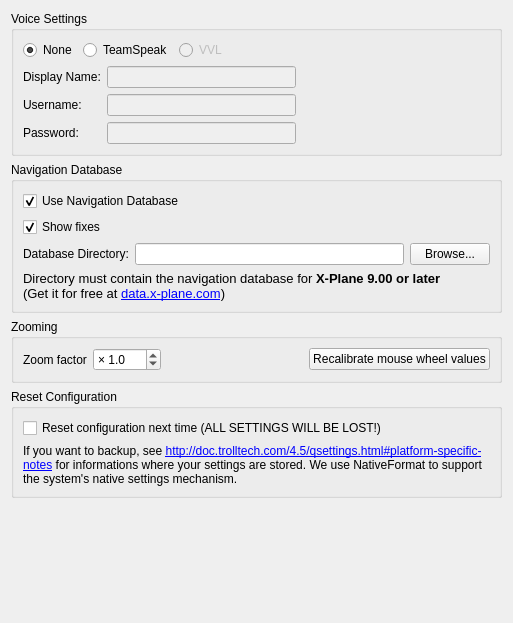
     <widget class="QWidget" name="specialTab">
      <attribute name="title">
       <string>Special</string>
      </attribute>
      <layout class="QVBoxLayout" name="verticalLayout">
       <item>
        <widget class="QGroupBox" name="groupBoxVoice">
         <property name="title">
          <string>Voice Settings</string>
         </property>
         <layout class="QGridLayout" name="_2">
          <item row="0" column="0" colspan="3">
           <layout class="QHBoxLayout" name="_3">
            <item>
             <widget class="QRadioButton" name="rbNone">
              <property name="text">
               <string>None</string>
              </property>
              <property name="checked">
               <bool>true</bool>
              </property>
             </widget>
            </item>
            <item>
             <widget class="QRadioButton" name="rbTeamSpeak">
              <property name="text">
               <string>TeamSpeak</string>
              </property>
              <property name="checked">
               <bool>false</bool>
              </property>
             </widget>
            </item>
            <item>
             <widget class="QRadioButton" name="rbVRC">
              <property name="enabled">
               <bool>false</bool>
              </property>
              <property name="toolTip">
               <string>VATSIM voice not possible due to licensing problems.</string>
              </property>
              <property name="text">
               <string>VVL</string>
              </property>
             </widget>
            </item>
            <item>
             <spacer>
              <property name="orientation">
               <enum>Qt::Horizontal</enum>
              </property>
              <property name="sizeHint" stdset="0">
               <size>
                <width>40</width>
                <height>20</height>
               </size>
              </property>
             </spacer>
            </item>
           </layout>
          </item>
          <item row="1" column="0">
           <widget class="QLabel" name="label_44">
            <property name="text">
             <string>Display Name:</string>
            </property>
            <property name="buddy">
             <cstring>editVoiceCallsign</cstring>
            </property>
           </widget>
          </item>
          <item row="1" column="1">
           <widget class="QLineEdit" name="editVoiceCallsign">
            <property name="enabled">
             <bool>false</bool>
            </property>
           </widget>
          </item>
          <item row="2" column="0">
           <widget class="QLabel" name="label_45">
            <property name="text">
             <string>Username:</string>
            </property>
            <property name="buddy">
             <cstring>editVoiceUser</cstring>
            </property>
           </widget>
          </item>
          <item row="2" column="1">
           <widget class="QLineEdit" name="editVoiceUser">
            <property name="enabled">
             <bool>false</bool>
            </property>
           </widget>
          </item>
          <item row="3" column="0">
           <widget class="QLabel" name="label_46">
            <property name="text">
             <string>Password:</string>
            </property>
            <property name="buddy">
             <cstring>editVoicePassword</cstring>
            </property>
           </widget>
          </item>
          <item row="3" column="1">
           <widget class="QLineEdit" name="editVoicePassword">
            <property name="enabled">
             <bool>false</bool>
            </property>
            <property name="echoMode">
             <enum>QLineEdit::Password</enum>
            </property>
           </widget>
          </item>
          <item row="2" column="2">
           <spacer>
            <property name="orientation">
             <enum>Qt::Horizontal</enum>
            </property>
            <property name="sizeHint" stdset="0">
             <size>
              <width>40</width>
              <height>20</height>
             </size>
            </property>
           </spacer>
          </item>
          <item row="1" column="2">
           <spacer>
            <property name="orientation">
             <enum>Qt::Horizontal</enum>
            </property>
            <property name="sizeHint" stdset="0">
             <size>
              <width>40</width>
              <height>20</height>
             </size>
            </property>
           </spacer>
          </item>
          <item row="3" column="2">
           <spacer>
            <property name="orientation">
             <enum>Qt::Horizontal</enum>
            </property>
            <property name="sizeHint" stdset="0">
             <size>
              <width>40</width>
              <height>20</height>
             </size>
            </property>
           </spacer>
          </item>
         </layout>
        </widget>
       </item>
       <item>
        <widget class="QGroupBox" name="groupBoxDatabase">
         <property name="title">
          <string>Navigation Database</string>
         </property>
         <layout class="QVBoxLayout" name="_4">
          <item>
           <widget class="QCheckBox" name="cbUseNavDatabase">
            <property name="text">
             <string>Use Navigation Database</string>
            </property>
            <property name="checked">
             <bool>true</bool>
            </property>
           </widget>
          </item>
          <item>
           <widget class="QCheckBox" name="cbShowFixes">
            <property name="text">
             <string>Show fixes</string>
            </property>
            <property name="checked">
             <bool>true</bool>
            </property>
           </widget>
          </item>
          <item>
           <layout class="QHBoxLayout" name="_5">
            <item>
             <widget class="QLabel" name="label_4">
              <property name="text">
               <string>Database Directory:</string>
              </property>
              <property name="buddy">
               <cstring>editNavdir</cstring>
              </property>
             </widget>
            </item>
            <item>
             <widget class="QLineEdit" name="editNavdir"/>
            </item>
            <item>
             <widget class="QPushButton" name="browseNavdirButton">
              <property name="toolTip">
               <string>Shall be the folder that contains 'default_scenery' and 'default_data'</string>
              </property>
              <property name="text">
               <string>Browse...</string>
              </property>
              <property name="flat">
               <bool>false</bool>
              </property>
             </widget>
            </item>
           </layout>
          </item>
          <item>
           <widget class="QLabel" name="label_5">
            <property name="sizePolicy">
             <sizepolicy hsizetype="Preferred" vsizetype="Minimum">
              <horstretch>0</horstretch>
              <verstretch>0</verstretch>
             </sizepolicy>
            </property>
            <property name="text">
             <string>&lt;!DOCTYPE HTML PUBLIC &quot;-//W3C//DTD HTML 4.0//EN&quot; &quot;http://www.w3.org/TR/REC-html40/strict.dtd&quot;&gt;
&lt;html&gt;&lt;head&gt;&lt;meta name=&quot;qrichtext&quot; content=&quot;1&quot; /&gt;&lt;style type=&quot;text/css&quot;&gt;
p, li { white-space: pre-wrap; }
&lt;/style&gt;&lt;/head&gt;&lt;body style=&quot; font-family:'UnDotum'; font-size:10pt; font-weight:400; font-style:normal;&quot;&gt;
&lt;p style=&quot; margin-top:0px; margin-bottom:0px; margin-left:0px; margin-right:0px; -qt-block-indent:0; text-indent:0px;&quot;&gt;Directory must contain the navigation database for &lt;span style=&quot; font-weight:600;&quot;&gt;X-Plane 9.00 or later&lt;/span&gt; &lt;/p&gt;
&lt;p style=&quot; margin-top:0px; margin-bottom:0px; margin-left:0px; margin-right:0px; -qt-block-indent:0; text-indent:0px;&quot;&gt;(Get it for free at &lt;a href=&quot;http://data.x-plane.com&quot;&gt;&lt;span style=&quot; text-decoration: underline; color:#0000ff;&quot;&gt;data.x-plane.com&lt;/span&gt;&lt;/a&gt;)&lt;/p&gt;&lt;/body&gt;&lt;/html&gt;</string>
            </property>
            <property name="wordWrap">
             <bool>true</bool>
            </property>
            <property name="openExternalLinks">
             <bool>true</bool>
            </property>
           </widget>
          </item>
         </layout>
        </widget>
       </item>
       <item>
        <widget class="QGroupBox" name="groupZoom">
         <property name="title">
          <string>Zooming</string>
         </property>
         <layout class="QGridLayout" name="gridLayout_10">
          <item row="0" column="1">
           <widget class="QDoubleSpinBox" name="sbZoomFactor">
            <property name="toolTip">
             <string>All zooming gets accelerated by this value.</string>
            </property>
            <property name="prefix">
             <string>× </string>
            </property>
            <property name="decimals">
             <number>1</number>
            </property>
            <property name="minimum">
             <double>0.100000000000000</double>
            </property>
            <property name="singleStep">
             <double>0.100000000000000</double>
            </property>
            <property name="value">
             <double>1.000000000000000</double>
            </property>
           </widget>
          </item>
          <item row="0" column="0">
           <widget class="QLabel" name="label_50">
            <property name="text">
             <string>Zoom factor</string>
            </property>
           </widget>
          </item>
          <item row="0" column="2">
           <spacer name="horizontalSpacer_14">
            <property name="orientation">
             <enum>Qt::Horizontal</enum>
            </property>
            <property name="sizeHint" stdset="0">
             <size>
              <width>40</width>
              <height>20</height>
             </size>
            </property>
           </spacer>
          </item>
          <item row="0" column="3">
           <widget class="QPushButton" name="pbWheelCalibrate">
            <property name="toolTip">
             <string>The maximum value of your mouse wheel gets updated constantly as it differs from mouse driver to mouse driver. Reset if you feel your zomming is way too slow.</string>
            </property>
            <property name="text">
             <string>Recalibrate mouse wheel values</string>
            </property>
           </widget>
          </item>
         </layout>
        </widget>
       </item>
       <item>
        <widget class="QGroupBox" name="groupBoxResetConfigration">
         <property name="title">
          <string>Reset Configuration</string>
         </property>
         <layout class="QVBoxLayout" name="_6">
          <item>
           <widget class="QCheckBox" name="cbResetConfiguration">
            <property name="text">
             <string>Reset configuration next time (ALL SETTINGS WILL BE LOST!)</string>
            </property>
           </widget>
          </item>
          <item>
           <widget class="QLabel" name="label_60">
            <property name="text">
             <string>&lt;!DOCTYPE HTML PUBLIC &quot;-//W3C//DTD HTML 4.0//EN&quot; &quot;http://www.w3.org/TR/REC-html40/strict.dtd&quot;&gt;
&lt;html&gt;&lt;head&gt;&lt;meta name=&quot;qrichtext&quot; content=&quot;1&quot; /&gt;&lt;style type=&quot;text/css&quot;&gt;
p, li { white-space: pre-wrap; }
&lt;/style&gt;&lt;/head&gt;&lt;body style=&quot; font-family:'UnDotum'; font-size:10pt; font-weight:400; font-style:normal;&quot;&gt;
&lt;p style=&quot; margin-top:0px; margin-bottom:0px; margin-left:0px; margin-right:0px; -qt-block-indent:0; text-indent:0px;&quot;&gt;&lt;span style=&quot; font-size:9pt;&quot;&gt;If you want to backup, see &lt;/span&gt;&lt;a href=&quot;http://doc.trolltech.com/4.5/qsettings.html#platform-specific-notes&quot;&gt;&lt;span style=&quot; font-size:9pt; text-decoration: underline; color:#0000ff;&quot;&gt;http://doc.trolltech.com/4.5/qsettings.html#platform-specific-notes&lt;/span&gt;&lt;/a&gt;&lt;span style=&quot; font-size:9pt;&quot;&gt; for informations where your settings are stored. We use NativeFormat to support the system's native settings mechanism.&lt;/span&gt;&lt;/p&gt;&lt;/body&gt;&lt;/html&gt;</string>
            </property>
            <property name="textFormat">
             <enum>Qt::RichText</enum>
            </property>
            <property name="wordWrap">
             <bool>true</bool>
            </property>
           </widget>
          </item>
         </layout>
        </widget>
       </item>
       <item>
        <spacer name="spacer">
         <property name="orientation">
          <enum>Qt::Vertical</enum>
         </property>
         <property name="sizeHint" stdset="0">
          <size>
           <width>491</width>
           <height>114</height>
          </size>
         </property>
        </spacer>
       </item>
      </layout>
     </widget>
